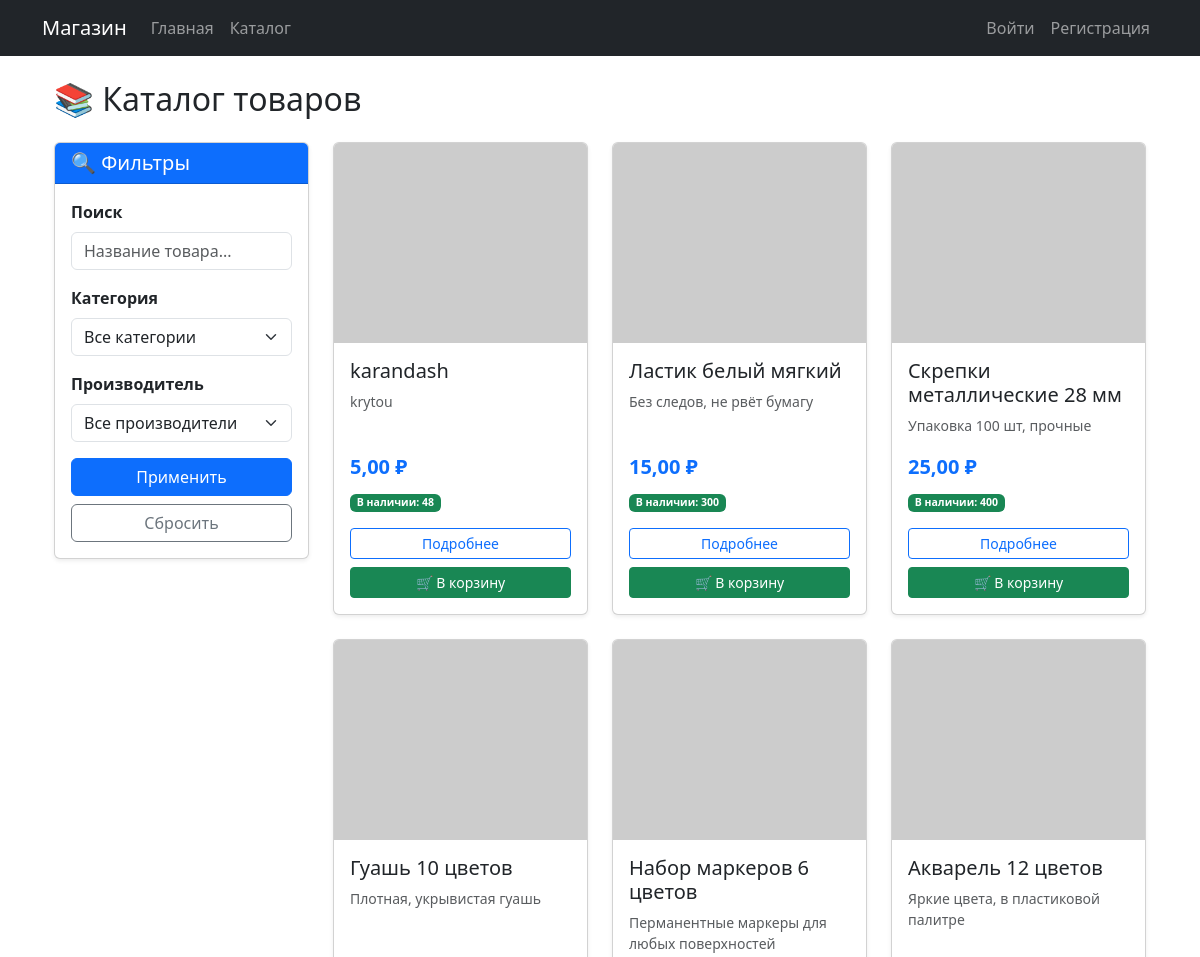
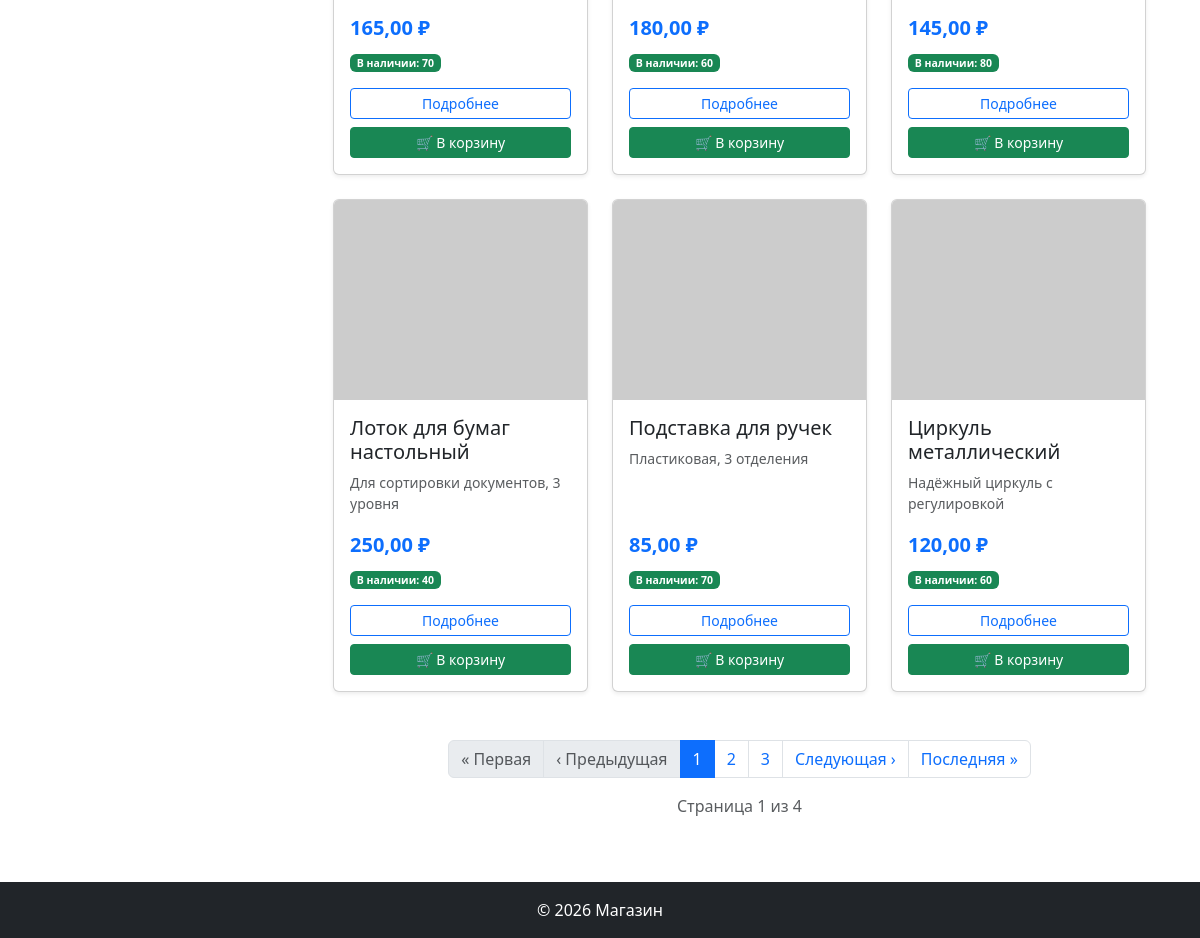
Page /catalog/ on the committed database (2 pictures, top to bottom).
### shop/models.py (models this page shows, shortened)
class Product(models.Model):
    name = models.CharField(max_length = 200)
    description = models.TextField()
    photo = models.ImageField(upload_to = 'products/', blank = True)
    price = models.DecimalField(max_digits = 10, decimal_places = 2,
    validators = [MinValueValidator(0)])
    stock = models.IntegerField(validators = [MinValueValidator(0)])
    category = models.ForeignKey(Category, on_delete = models.CASCADE)
    manufacturer = models.ForeignKey(Manufacturer, on_delete = models.CASCADE)

### shop/views.py (the view)
# urls.py: path('catalog/', views.product_list, name='product_list'),
def product_list(request):
    products = Product.objects.all().order_by('-id')
    category_id = request.GET.get('category')
    if category_id:
        products = products.filter(category_id=category_id)
    manufacturer_id = request.GET.get('manufacturer')
    if manufacturer_id:
        products = products.filter(manufacturer_id=manufacturer_id)
    search_query = request.GET.get('search')
    if search_query:
        products = products.filter(
            Q(name__icontains=search_query) | Q(description__icontains=search_query)
        )
    paginator = Paginator(products, 9)
    page_number = request.GET.get('page')
    page_obj = paginator.get_page(page_number)
    return render(request, 'shop/catalog.html', {
        'page_obj': page_obj,
        'categories': Category.objects.all(),
        'manufacturers': Manufacturer.objects.all(),
        'current_category': category_id,
        'current_manufacturer': manufacturer_id,
        'search_query': search_query,
    })

### shop/templates/shop/catalog.html (shortened to what this page needs)
{% extends 'shop/base.html' %}
{% load static %}
{% block content %}
<div class="container mt-4">
    <h2 class="mb-4">📚 Каталог товаров</h2>
    <div class="row">
        <div class="col-md-3 mb-4">
            <div class="card shadow-sm">
                <div class="card-header bg-primary text-white">
                    <h5 class="mb-0">🔍 Фильтры</h5>
                </div>
                <div class="card-body">
                    <form method="get" action="{% url 'shop:product_list' %}">
                        <div class="mb-3">
                            <label class="form-label fw-bold">Поиск</label>
                            <input type="text" name="search" class="form-control"
                                   value="{{ search_query|default:'' }}"
                                   placeholder="Название товара...">
                        </div>
                        <div class="mb-3">
                            <label class="form-label fw-bold">Категория</label>
                            <select name="category" class="form-select">
                                <option value="">Все категории</option>
                            </select>
                        </div>
                        <div class="mb-3">
                            <label class="form-label fw-bold">Производитель</label>
                            <select name="manufacturer" class="form-select">
                                <option value="">Все производители</option>
                            </select>
                        </div>
                        <button type="submit" class="btn btn-primary w-100">Применить</button>
                        <a href="{% url 'shop:product_list' %}" class="btn btn-outline-secondary w-100 mt-2">Сбросить</a>
                    </form>
                </div>
            </div>
        </div>
        <div class="col-md-9">
            {% if page_obj %}
                <div class="row">
                    {% for product in page_obj %}
                    <div class="col-md-4 mb-4">
                        <div class="card h-100 shadow-sm">
                            {% if product.photo %}
                                <img src="{{ product.photo.url }}" class="card-img-top" alt="{{ product.name }}" style="height: 200px; object-fit: cover;">
                            {% else %}
                                <img src="https://via.placeholder.com/300x200?text=Нет+фото" class="card-img-top" alt="{{ product.name }}" style="height: 200px; object-fit: cover;">
                            {% endif %}
                            <div class="card-body d-flex flex-column">
                                <h5 class="card-title">{{ product.name }}</h5>
                                <p class="card-text text-muted small flex-grow-1">
                                    {{ product.description|truncatewords:15 }}
                                </p>
                                <p class="card-text mb-2">
                                    <strong class="text-primary fs-5">{{ product.price }} ₽</strong>
                                </p>
                                <p class="card-text small">
                                    {% if product.stock > 0 %}
                                        <span class="badge bg-success">В наличии: {{ product.stock }}</span>
                                    {% else %}
                                        <span class="badge bg-danger">Нет в наличии</span>
                                    {% endif %}
                                </p>
                                <div class="mt-auto">
                                    <a href="{% url 'shop:product_detail' product.pk %}"
                                       class="btn btn-outline-primary btn-sm w-100 mb-2">
                                        Подробнее
                                    </a>
                                    {% if product.stock > 0 %}
                                        <button class="btn btn-success btn-sm w-100 add-to-cart-btn"
                                                data-product-id="{{ product.id }}"
                                                data-product-name="{{ product.name }}">
                                            🛒 В корзину
                                        </button>
                                    {% else %}
                                        <button class="btn btn-secondary btn-sm w-100" disabled>
                                            Нет в наличии
                                        </button>
                                    {% endif %}
                                </div>
                            </div>
                        </div>
                    </div>
                    {% endfor %}
                </div>
                {% if page_obj.has_other_pages %}
                <nav aria-label="Навигация по страницам" class="mt-4">
                    <ul class="pagination justify-content-center">
                        {% if page_obj.has_previous %}
                            <li class="page-item">
                                <a class="page-link" href="?page=1{% if search_query %}&search={{ search_query }}{% endif %}{% if current_category %}&category={{ current_category }}{% endif %}{% if current_manufacturer %}&manufacturer={{ current_manufacturer }}{% endif %}">
                                    « Первая
                                </a>
                            </li>
                            <li class="page-item">
                                <a class="page-link" href="?page={{ page_obj.previous_page_number }}{% if search_query %}&search={{ search_query }}{% endif %}{% if current_category %}&category={{ current_category }}{% endif %}{% if current_manufacturer %}&manufacturer={{ current_manufacturer }}{% endif %}">
                                    ‹ Предыдущая
                                </a>
                            </li>
                        {% else %}
                            <li class="page-item disabled"><span class="page-link">« Первая</span></li>
                            <li class="page-item disabled"><span class="page-link">‹ Предыдущая</span></li>
                        {% endif %}
                        {% for num in page_obj.paginator.page_range %}
                            {% if page_obj.number == num %}
                                <li class="page-item active"><span class="page-link">{{ num }}</span></li>
                            {% elif num > page_obj.number|add:'-3' and num < page_obj.number|add:'3' %}
                                <li class="page-item">
                                    <a class="page-link" href="?page={{ num }}">
                                        {{ num }}
                                    </a>
                                </li>
                            {% endif %}
                        {% endfor %}
                        {% if page_obj.has_next %}
                            <li class="page-item">
                                <a class="page-link" href="?page={{ page_obj.next_page_number }}">
                                    Следующая ›
                                </a>
                            </li>
                            <li class="page-item">
                                <a class="page-link" href="?page={{ page_obj.paginator.num_pages }}">
                                    Последняя »
                                </a>
                            </li>
                        {% else %}
                            <li class="page-item disabled"><span class="page-link">Следующая ›</span></li>
                            <li class="page-item disabled"><span class="page-link">Последняя »</span></li>
                        {% endif %}
                    </ul>
                </nav>
                <p class="text-center text-muted">
                    Страница {{ page_obj.number }} из {{ page_obj.paginator.num_pages }}
                </p>
                {% endif %}
            {% else %}
                <div class="alert alert-info text-center">
                    <h4>📭 Каталог пуст</h4>
                    <p>Товаров пока нет. Добавьте их через админ-панель.</p>
                    <a href="/admin/" class="btn btn-primary">Перейти в админку</a>
                </div>
            {% endif %}
        </div>
    </div>
</div>
{% endblock %}

### static/css/style.css (style rules this page uses)
.card { transition: transform 0.2s; }
.card-img-top { height: 200px; object-fit: cover; }

### rows in the picture
Product: name "karandash", description "krytou", price "5,00", stock "48"
Product: name "Ластик белый мягкий", description "Без следов, не рвёт бумагу", price "15,00", stock "300"
Product: name "Скрепки металлические 28 мм", description "Упаковка 100 шт, прочные", price "25,00", stock "400"
Product: name "Гуашь 10 цветов", description "Плотная, укрывистая гуашь", price "165,00", stock "70"
Product: name "Набор маркеров 6 цветов", description "Перманентные маркеры для любых поверхностей", price "180,00", stock "60"
Product: name "Акварель 12 цветов", description "Яркие цвета, в пластиковой палитре", price "145,00", stock "80"
Product: name "Лоток для бумаг настольный", description "Для сортировки документов, 3 уровня", price "250,00", stock "40"
Product: name "Подставка для ручек", description "Пластиковая, 3 отделения", price "85,00", stock "70"
Product: name "Циркуль металлический", description "Надёжный циркуль с регулировкой", price "120,00", stock "60"

### other values in the picture
{{ num }} "1"
{{ num }} "2" "3"
{{ page_obj.number }} "1"
{{ page_obj.paginator.num_pages }} "4"
